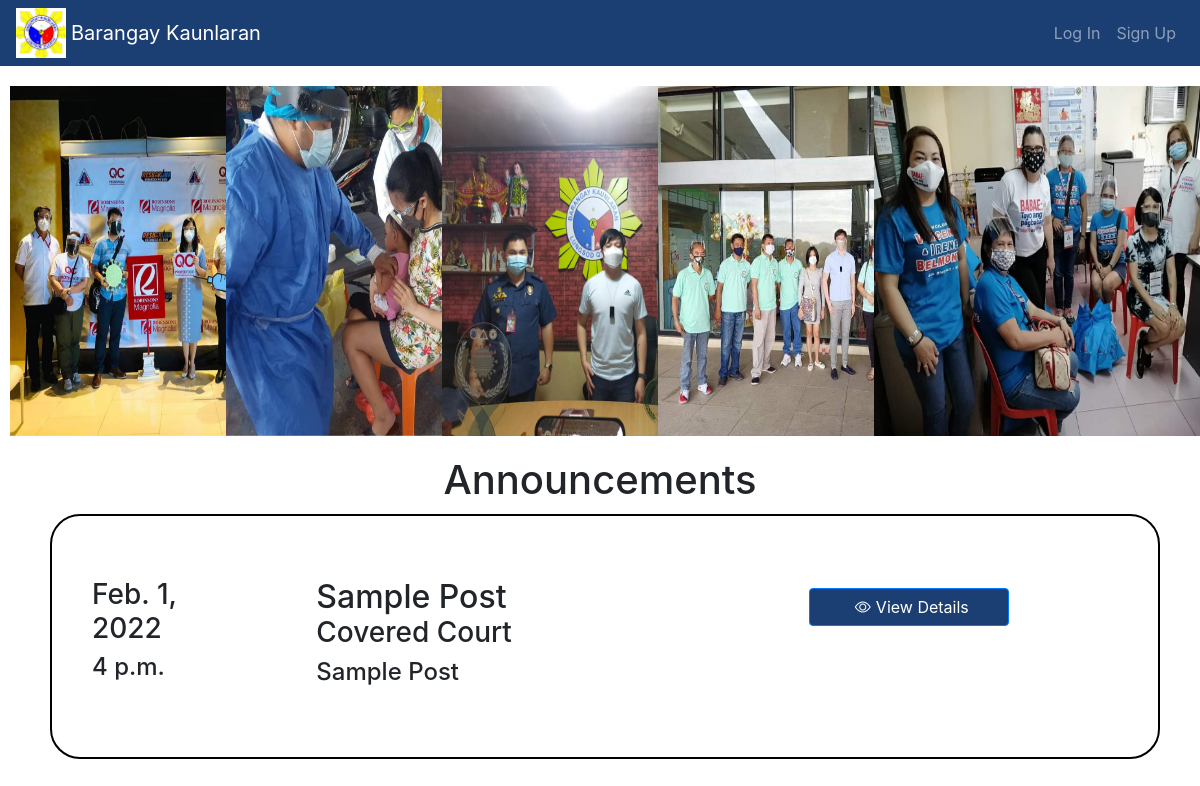
Page /staff/events/postlist/ on the committed database.
### post/models.py (models this page shows, shortened)
class PostEvent(models.Model):
    title = models.CharField(max_length=255)
    Place = models.CharField(max_length=255)
    postingDate = models.DateField(auto_now_add=True)
    Date = models.DateField()
    Time = models.TimeField()
    body = models.TextField()
    image = models.ImageField(null=True, blank=True, default = '#', upload_to="newsandevents")

### post/views.py (the view)
# urls.py: path('postlist/',views.postListView.as_view(),name ="postList"),
class postListView(ListView):
    model = PostEvent
    template_name = 'postList.html'

### post/templates/postList.html
{% extends "base.html"%}
{% load static %}
{% block content %}
<div class="container-img">
  <div class="row-img">
    <div class="column">
      <img src="{%static 'BrgySystem_WebBased/images/ResbakunaImage.jpg'%}" width="350px" height="350px" onclick="openModal();currentSlide(1)" class="hover-shadow">
    </div>
    <div class="column">
      <img src="{%static 'BrgySystem_WebBased/images/SampleImage.jpg'%}" width="350px" height="350px"  onclick="openModal();currentSlide(2)" class="hover-shadow">
    </div>
    <div class="column">
      <img src="{%static 'BrgySystem_WebBased/images/brgyofficials2_image.jpg'%}" width="350px" height="350px" onclick="openModal();currentSlide(3)" class="hover-shadow">
    </div>
    <div class="column">
      <img src="{%static 'BrgySystem_WebBased/images/brgyofficials3_image.jpg'%}"  width="350px" height="350px" onclick="openModal();currentSlide(4)" class="hover-shadow">
    </div>
    <div class="column">
      <img src="{%static 'BrgySystem_WebBased/images/brgyofficials_image.jpg'%}"  width="350px" height="350px" onclick="openModal();currentSlide(4)" class="hover-shadow">
    </div>
  </div>
</div>
<div class="container-list">
  <h1 style="text-align:center">Announcements</h1>
        <ul>
          {%for post in object_list%}
          <li class="list-group-item" style="border: 2px solid black; border-radius: 30px; margin: 10px">
          <div class="container-list">
            <div class="row" style="margin: 30px 80px; padding: 20px 50px">
                <div class="col-md-2" style="margin: 0px -110px; padding: 0">
                    <h3>{{post.Date}}</h3>
                    <h4>{{post.Time}}</h4>
                </div>
                <div class="col-md-6" style="padding: 0 100; margin: 0 100">
                <h2 style="padding: 0; margin: 0">{{post.title}}</h2>
                <h3>{{post.Place}}</h3>
                <h4>{{post.body}}</h4>
                </div>
                <div class="col-md-4" style="padding: 10 90; margin: 0;">
                    <a href="{%url 'Post:UserDetail' post.pk%}" class="btn btn-primary" style="background-color: #1B3F73;width: 200"><i class="bi bi-eye" style="padding: 5px"></i>View Details</a>
                </div>
            </div>
          </div>
          </li>
          {%endfor%}
        </ul>
    </div>
{% endblock %}

### static/BrgySystem_WebBased/css/style.css (style rules this page uses)
.container-list ul { margin-right:30; }
h2 { margin-top: 20px; padding-left: 25px; }
h3 { margin-top: 50px; }
.row-img > .column { padding: 20px 10px; }
.column { float: left; width: 18%; }

### rows in the picture
PostEvent: Date "Feb. 1, 2022", Time "4 p.m.", title "Sample Post", Place "Covered Court", body "Sample Post"
